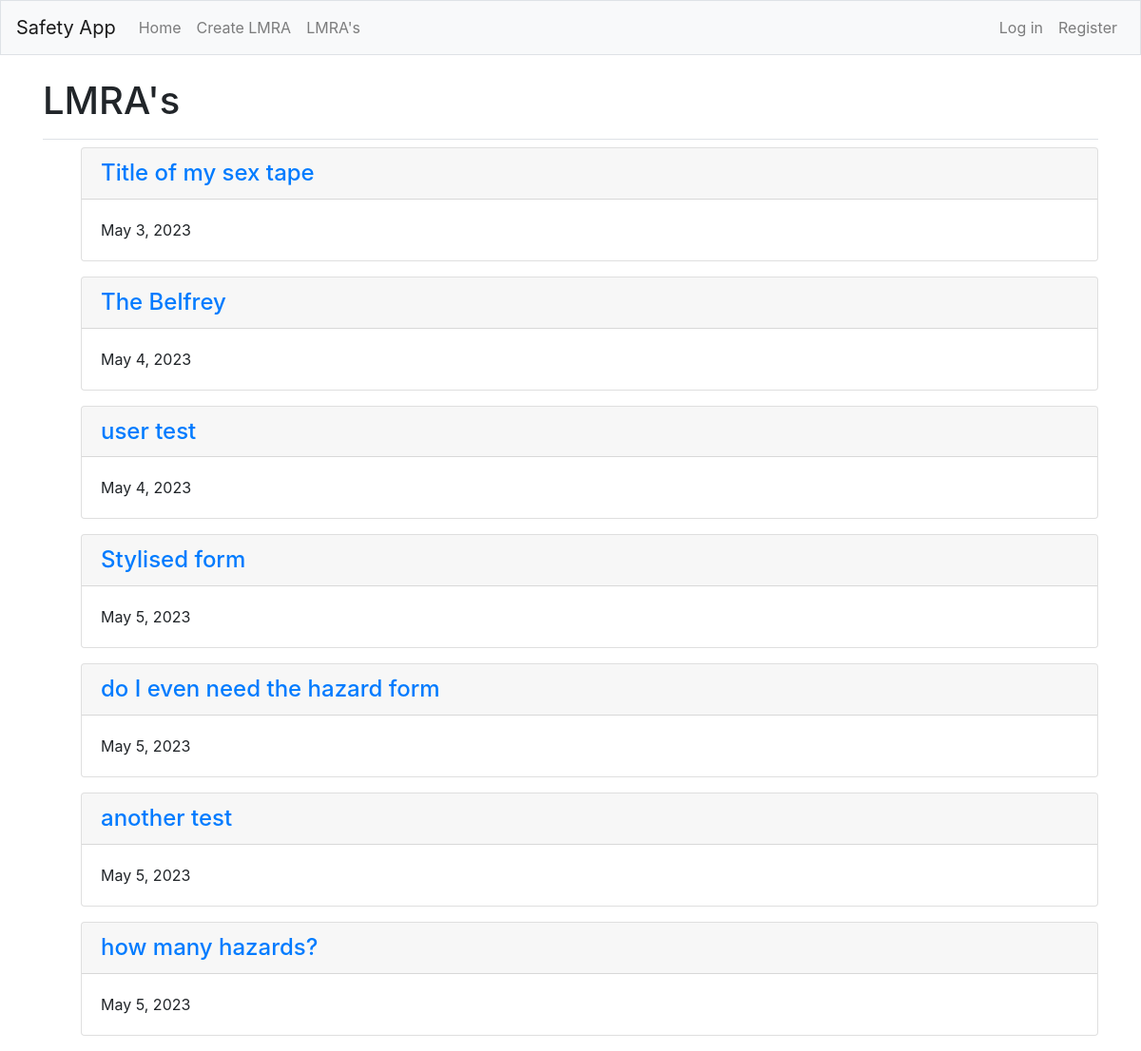
The page /lmras/ on the database its author committed.
### LMRA/models.py (models this page shows)
class LMRA(models.Model):
    date_added = models.DateField(auto_now_add=True)
    location = models.CharField(max_length=50)
    owner = models.ForeignKey(User, on_delete=models.CASCADE)
    def __str__(self):
        return self.location

### LMRA/views.py (the view)
# urls.py: path('lmras/', views.lmras, name='lmras'),
def lmras(request):
    lmras = LMRA.objects.order_by('date_added')
    context = {'lmras': lmras }
    return render(request, 'LMRA/lmras.html', context)

### LMRA/templates/LMRA/lmras.html
{% extends "LMRA/base.html" %}
{% block page_header %}
    <h1>LMRA's</h1>
{% endblock page_header %}
{% block content %}
    <ul>
        {% for lmra in lmras %}
            <div class="card mb-3">
                <h4 class="card-header">
                    <a href="{% url 'LMRA:lmra' lmra.id %}">{{ lmra }}</a>
                </h4>
                <div class="card-body">
                    {{ lmra.date_added }}
                </div>
            </div>
        {% empty %}
            <li>No LMRA's have been submitted yet.</li>
        {% endfor %}
    </ul>
    {% endblock content %}

### LMRA/templates/LMRA/base.html (shortened to what this page needs)
{% load bootstrap4 %}
<!doctype html>
<html lang="en">
<head>
    {% bootstrap_css %}
</head>
<body>
    <nav class="navbar navbar-expand-md navbar-light bg-light mb-4 border">
        <a class="navbar-brand" href="">Safety App</a>
        <div class="collapse navbar-collapse" id="navbarCollapse">
            <ul class="navbar-nav mr-auto">
                <li class="nav-item">
                    <a class="nav-link" href="{% url 'LMRA:home'%}"> Home</a>
                </li>
                <li class="nav-item">
                    <a class="nav-link" href="{% url 'LMRA:create'%}">Create LMRA</a>
                </li>
                <li class="nav-item">
                    <a class="nav-link" href="{% url 'LMRA:lmras'%}">LMRA's</a>
                </li>
            </ul>
            <ul class="navbar-nav ml-auto">
                {% if user.is_authenticated %}
                    <li class="nav-item">
                        <span class="navbar-text">Hello, {{ user.username }}.</span>
                    </li>
                    <li class="nav-item">
                        <a class="nav-link" href="{% url 'users:logout' %}">Log out</a>
                    </li>
                {% else %}
                <li class="nav-item">
                    <a class="nav-link" href="{% url 'users:login'%}">Log in</a>
                </li>
                <li class="nav-item">
                    <a class="nav-link" href="{% url 'users:register'%}">Register</a>
                </li>
                {% endif %}
            </ul>
        </div>
    </nav>
    <main role="main" class="container">
        <div class="pb-2 mb-2 border-bottom">
            {% block page_header %}{% endblock page_header %}
        </div>
        <div>
            {% block content %}{% endblock content %}
        </div>
    </main>
</body>
</html>

### rows shown on the page
LMRA: location "Title of my sex tape", date_added "May 3, 2023"
LMRA: location "The Belfrey", date_added "May 4, 2023"
LMRA: location "user test", date_added "May 4, 2023"
LMRA: location "Stylised form", date_added "May 5, 2023"
LMRA: location "do I even need the hazard form", date_added "May 5, 2023"
LMRA: location "another test", date_added "May 5, 2023"
LMRA: location "how many hazards?", date_added "May 5, 2023"
